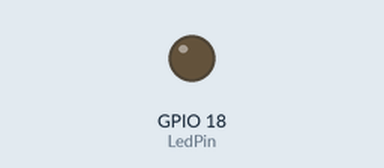
A program run on a simulated Raspberry Pi (BCM pin numbers). On the bench: output pins drawn as LEDs (lit = HIGH).

Above: at 0.05 s.
At 0.5 s:
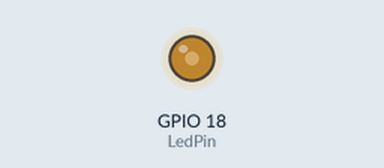
At 0.95 s:
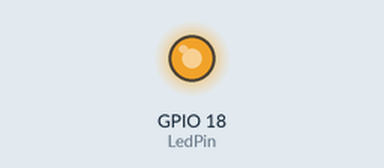
At 1.9 s:
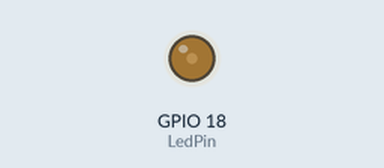
Timing chart, 0 to 4.8 s (numbered marks = the images above):
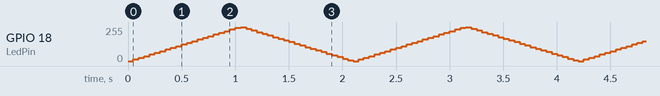

The program:

wiringpi_pwm.py
```python
'''=====================================================================
  This program is free software: you can redistribute it and/or modify
  it under the terms of the GNU General Public License as published by
  the Free Software Foundation, either version 3 of the License, or
  (at your option) any later version.

  This program is distributed in the hope that it will be useful,
  but WITHOUT ANY WARRANTY; without even the implied warranty of
  MERCHANTABILITY or FITNESS FOR A PARTICULAR PURPOSE.  See the
  GNU General Public License for more details.

  You should have received a copy of the GNU General Public License
  along with this program.  If not, see <http://www.gnu.org/licenses/>.
  ---------------------------------------------------------------------
  Purpose : Use WiringPi-Python binding of WiringPi C implementation.
            See https://github.com/WiringPi/WiringPi-Python
            This example shows HW PWM on GPIO18. To use HW PWM, run
            as "sudo python3 wiring_pwm.py"
            Code also shows the use of SW PWM, which is possible on
            any GPIO pin. To use SW PWM, run as
            "python3 wiring_pwm.py sw"
  Date    : 13 Jun 2017
  Boards  : Raspberry Pi 2, 3
=====================================================================
'''

import time
import sys
from itertools import chain
import wiringpi


def hw_pwm(n=1000):
    # Official WiringPi C API says support on only GPIO18
    # :however, found to work (in WiringPi Python) with other
    #  HW-PWM pins GPIO12, GPIO13, GPIO19
    pin = 18
    wiringpi.pinMode(pin, wiringpi.PWM_OUTPUT)
    for _ in range(n):
        for val in chain(range(0, 1024, 50), range(1023, -1, -50)):
            wiringpi.pwmWrite(pin, val)
            time.sleep(0.05)


def sw_pwm(pin, n=1000):
    wiringpi.pinMode(pin, wiringpi.OUTPUT)
    wiringpi.softPwmCreate(pin, 0, 100)
    for _ in range(n):
        for dc in chain(range(0, 101, 5), range(100, -1, -5)):
            wiringpi.softPwmWrite(pin, dc)
            time.sleep(0.05)


if __name__ == '__main__':
    if len(sys.argv) > 1 and sys.argv[1] == 'sw':
        SwPwm = True
    else:
        SwPwm = False

    LedPin = 18 # BCM numbering is default
    wiringpi.wiringPiSetupGpio()

    try:
        if SwPwm:
            sw_pwm(LedPin)
        else:
            hw_pwm()
    except KeyboardInterrupt:
        wiringpi.pinMode(LedPin, 0)
```
